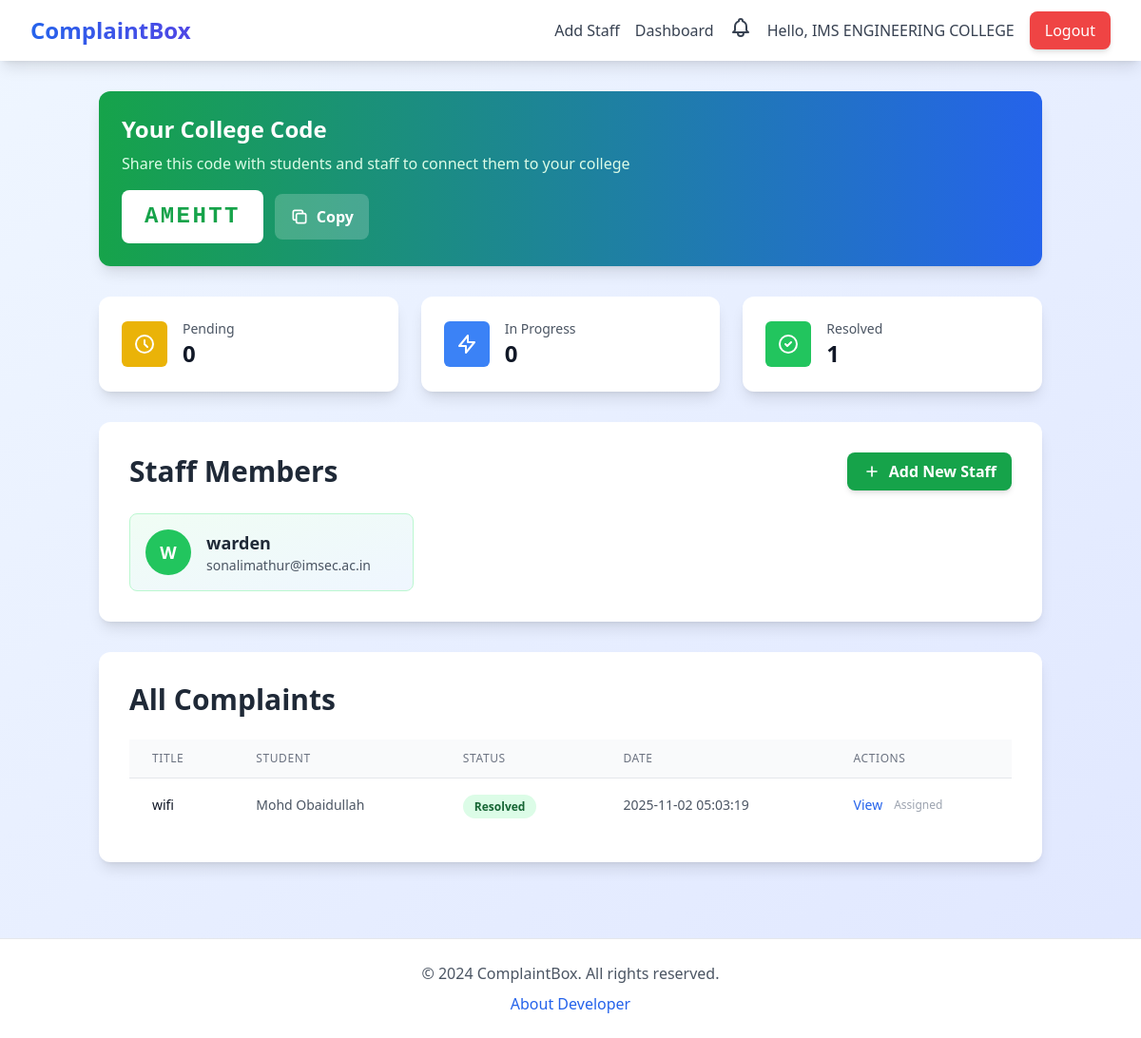
The app's page /college/dashboard (signed in) with its own data.
### tables this page shows
CREATE TABLE colleges (
            id INTEGER PRIMARY KEY AUTOINCREMENT,
            name TEXT NOT NULL,
            email TEXT UNIQUE NOT NULL,
            password TEXT NOT NULL,
            college_code TEXT UNIQUE
        );

CREATE TABLE staff (
            id INTEGER PRIMARY KEY AUTOINCREMENT,
            name TEXT NOT NULL,
            email TEXT UNIQUE NOT NULL,
            password TEXT NOT NULL,
            college_id INTEGER,
            FOREIGN KEY (college_id) REFERENCES colleges(id)
        );

CREATE TABLE complaints (
            id INTEGER PRIMARY KEY AUTOINCREMENT,
            title TEXT NOT NULL,
            description TEXT NOT NULL,
            attachment TEXT,
            status TEXT DEFAULT 'Pending',
            student_id INTEGER,
            staff_id INTEGER,
            college_id INTEGER,
            created_at TIMESTAMP DEFAULT CURRENT_TIMESTAMP,
            FOREIGN KEY (student_id) REFERENCES students(id),
            FOREIGN KEY (staff_id) REFERENCES staff(id),
            FOREIGN KEY (college_id) REFERENCES colleges(id)
        );

CREATE TABLE students (
            id INTEGER PRIMARY KEY AUTOINCREMENT,
            name TEXT NOT NULL,
            email TEXT UNIQUE NOT NULL,
            password TEXT NOT NULL,
            college_code TEXT
        );

### app.py (the view)
@app.route('/college/dashboard')
def college_dashboard():
    if 'user_id' not in session or session['user_type'] != 'college':
        return redirect(url_for('college_login'))
    db = get_db()
    cursor = db.cursor()
    cursor.execute('SELECT college_code FROM colleges WHERE id = ?', (session['user_id'],))
    college_data = cursor.fetchone()
    college_code = college_data['college_code'] if college_data else None
    cursor.execute('SELECT * FROM staff WHERE college_id = ?', (session['user_id'],))
    staff_members = cursor.fetchall()
    if college_code:
        cursor.execute('''
            SELECT c.* FROM complaints c
            JOIN students s ON c.student_id = s.id
            WHERE s.college_code = ?
            ORDER BY c.created_at DESC
        ''', (college_code,))
    else:
        cursor.execute('SELECT * FROM complaints ORDER BY created_at DESC')
    complaints = cursor.fetchall()
    complaints_list = []
    for complaint in complaints:
        complaint_dict = dict(complaint)
        if complaint['student_id']:
            cursor.execute('SELECT name FROM students WHERE id = ?', (complaint['student_id'],))
            student = cursor.fetchone()
            complaint_dict['student_name'] = student['name'] if student else 'Unknown'
        else:
            complaint_dict['student_name'] = 'Unknown'
        complaints_list.append(complaint_dict)
    db.close()
    return render_template('college_dashboard.html', complaints=complaints_list, staff_members=staff_members, college_code=college_code)

### app.py (called while the page is built)
def get_db():
    conn = sqlite3.connect('database.db', timeout=30.0)
    conn.row_factory = sqlite3.Row
    return conn

### templates/college_dashboard.html (shortened to what this page needs)
{% extends "base.html" %}
{% block content %}
<div class="max-w-7xl mx-auto space-y-8">
    {% if college_code %}
    <div class="bg-gradient-to-r from-green-600 to-blue-600 rounded-xl shadow-lg p-6 text-white">
        <div class="flex items-center justify-between">
            <div>
                <h2 class="text-2xl font-bold mb-2">Your College Code</h2>
                <p class="text-green-100 mb-4">Share this code with students and staff to connect them to your college</p>
                <div class="flex items-center space-x-3">
                    <div class="bg-white text-green-600 px-6 py-3 rounded-lg font-mono text-2xl font-bold tracking-widest">
                        {{ college_code }}
                    </div>
                    <button onclick="copyToClipboard('{{ college_code }}')" class="bg-white bg-opacity-20 hover:bg-opacity-30 px-4 py-3 rounded-lg font-semibold transition-all flex items-center">
                        <svg class="w-5 h-5 mr-2" fill="none" stroke="currentColor" viewBox="0 0 24 24">
                            <path stroke-linecap="round" stroke-linejoin="round" stroke-width="2" d="M8 16H6a2 2 0 01-2-2V6a2 2 0 012-2h8a2 2 0 012 2v2m-6 12h8a2 2 0 002-2v-8a2 2 0 00-2-2h-8a2 2 0 00-2 2v8a2 2 0 002 2z"></path>
                        </svg>
                        Copy
                    </button>
                </div>
            </div>
        </div>
    </div>
    {% endif %}
    <div class="grid grid-cols-1 md:grid-cols-3 gap-6">
        <div class="bg-white rounded-xl shadow-lg p-6">
            <div class="flex items-center">
                <div class="flex-shrink-0">
                    <div class="flex items-center justify-center h-12 w-12 rounded-md bg-yellow-500 text-white">
                        <svg class="w-6 h-6" fill="none" stroke="currentColor" viewBox="0 0 24 24">
                            <path stroke-linecap="round" stroke-linejoin="round" stroke-width="2" d="M12 8v4l3 3m6-3a9 9 0 11-18 0 9 9 0 0118 0z"></path>
                        </svg>
                    </div>
                </div>
                <div class="ml-4">
                    <p class="text-sm font-medium text-gray-600">Pending</p>
                    <p class="text-2xl font-semibold text-gray-900">{{ complaints|selectattr('status', 'equalto', 'Pending')|list|length }}</p>
                </div>
            </div>
        </div>
        <div class="bg-white rounded-xl shadow-lg p-6">
            <div class="flex items-center">
                <div class="flex-shrink-0">
                    <div class="flex items-center justify-center h-12 w-12 rounded-md bg-blue-500 text-white">
                        <svg class="w-6 h-6" fill="none" stroke="currentColor" viewBox="0 0 24 24">
                            <path stroke-linecap="round" stroke-linejoin="round" stroke-width="2" d="M13 10V3L4 14h7v7l9-11h-7z"></path>
                        </svg>
                    </div>
                </div>
                <div class="ml-4">
                    <p class="text-sm font-medium text-gray-600">In Progress</p>
                    <p class="text-2xl font-semibold text-gray-900">{{ complaints|selectattr('status', 'equalto', 'In Progress')|list|length }}</p>
                </div>
            </div>
        </div>
        <div class="bg-white rounded-xl shadow-lg p-6">
            <div class="flex items-center">
                <div class="flex-shrink-0">
                    <div class="flex items-center justify-center h-12 w-12 rounded-md bg-green-500 text-white">
                        <svg class="w-6 h-6" fill="none" stroke="currentColor" viewBox="0 0 24 24">
                            <path stroke-linecap="round" stroke-linejoin="round" stroke-width="2" d="M9 12l2 2 4-4m6 2a9 9 0 11-18 0 9 9 0 0118 0z"></path>
                        </svg>
                    </div>
                </div>
                <div class="ml-4">
                    <p class="text-sm font-medium text-gray-600">Resolved</p>
                    <p class="text-2xl font-semibold text-gray-900">{{ complaints|selectattr('status', 'equalto', 'Resolved')|list|length }}</p>
                </div>
            </div>
        </div>
    </div>
    <div class="bg-white rounded-xl shadow-lg p-8">
        <div class="flex justify-between items-center mb-6">
            <h2 class="text-3xl font-bold text-gray-800">Staff Members</h2>
            <a href="{{ url_for('add_staff') }}" class="bg-green-600 hover:bg-green-700 text-white px-4 py-2 rounded-lg font-semibold transition-all shadow-md hover:shadow-lg flex items-center">
                <svg class="w-5 h-5 mr-2" fill="none" stroke="currentColor" viewBox="0 0 24 24">
                    <path stroke-linecap="round" stroke-linejoin="round" stroke-width="2" d="M12 6v6m0 0v6m0-6h6m-6 0H6"></path>
                </svg>
                Add New Staff
            </a>
        </div>
        {% if staff_members %}
        <div class="grid grid-cols-1 md:grid-cols-2 lg:grid-cols-3 gap-4">
            {% for staff in staff_members %}
            <div class="bg-gradient-to-br from-green-50 to-blue-50 rounded-lg p-4 border border-green-200 hover:shadow-md transition-all">
                <div class="flex items-center">
                    <div class="flex-shrink-0">
                        <div class="flex items-center justify-center h-12 w-12 rounded-full bg-green-500 text-white font-bold text-lg">
                            {{ staff['name'][0].upper() }}
                        </div>
                    </div>
                    <div class="ml-4 flex-1">
                        <h3 class="text-lg font-semibold text-gray-800">{{ staff['name'] }}</h3>
                        <p class="text-sm text-gray-600">{{ staff['email'] }}</p>
                    </div>
                </div>
            </div>
            {% endfor %}
        </div>
        {% endif %}
    </div>
    <div class="bg-white rounded-xl shadow-lg p-8">
        <h2 class="text-3xl font-bold text-gray-800 mb-6">All Complaints</h2>
        {% if complaints %}
        <div class="overflow-x-auto">
            <table class="min-w-full divide-y divide-gray-200">
                <thead class="bg-gray-50">
                    <tr>
                        <th class="px-6 py-3 text-left text-xs font-medium text-gray-500 uppercase tracking-wider">Title</th>
                        <th class="px-6 py-3 text-left text-xs font-medium text-gray-500 uppercase tracking-wider">Student</th>
                        <th class="px-6 py-3 text-left text-xs font-medium text-gray-500 uppercase tracking-wider">Status</th>
                        <th class="px-6 py-3 text-left text-xs font-medium text-gray-500 uppercase tracking-wider">Date</th>
                        <th class="px-6 py-3 text-left text-xs font-medium text-gray-500 uppercase tracking-wider">Actions</th>
                    </tr>
                </thead>
                <tbody class="bg-white divide-y divide-gray-200">
                    {% for complaint in complaints %}
                    <tr class="hover:bg-gray-50 transition-colors">
                        <td class="px-6 py-4 whitespace-nowrap">
                            <div class="text-sm font-medium text-gray-900">{{ complaint['title'] }}</div>
                        </td>
                        <td class="px-6 py-4 whitespace-nowrap">
                            <div class="text-sm text-gray-600">{{ complaint.get('student_name', 'N/A') }}</div>
                        </td>
                        <td class="px-6 py-4 whitespace-nowrap">
                            {% if complaint['status'] == 'Pending' %}
                                <span class="px-3 py-1 text-xs font-semibold rounded-full bg-yellow-100 text-yellow-800">Pending</span>
                            {% elif complaint['status'] == 'In Progress' %}
                                <span class="px-3 py-1 text-xs font-semibold rounded-full bg-blue-100 text-blue-800">In Progress</span>
                            {% elif complaint['status'] == 'Resolved' %}
                                <span class="px-3 py-1 text-xs font-semibold rounded-full bg-green-100 text-green-800">Resolved</span>
                            {% endif %}
                        </td>
                        <td class="px-6 py-4 whitespace-nowrap text-sm text-gray-600">
                            {{ complaint['created_at'] }}
                        </td>
                        <td class="px-6 py-4 whitespace-nowrap text-sm font-medium">
                            <div class="flex items-center space-x-3">
                                <a href="{{ url_for('view_complaint', complaint_id=complaint['id']) }}" class="text-blue-600 hover:text-blue-900">View</a>
                                {% if complaint['status'] == 'Pending' %}
                                <select class="text-sm border-gray-300 rounded-md focus:ring-blue-500 focus:border-blue-500 staff-select" data-complaint-id="{{ complaint['id'] }}">
                                    <option value="">Assign Staff</option>
                                    {% for staff in staff_members %}
                                    <option value="{{ staff['id'] }}">{{ staff['name'] }}</option>
                                    {% endfor %}
                                </select>
                                {% else %}
                                <span class="text-gray-400 text-xs">Assigned</span>
                                {% endif %}
                            </div>
                        </td>
                    </tr>
                    {% endfor %}
                </tbody>
            </table>
        </div>
        {% else %}
        <div class="text-center py-12">
            <p class="text-gray-500">No complaints yet.</p>
        </div>
        {% endif %}
    </div>
</div>
{% endblock %}

### templates/base.html (shortened to what this page needs)
<!DOCTYPE html>
<html lang="en">
<head>
    <script src="https://cdn.tailwindcss.com"></script>
    <link rel="stylesheet" href="{{ url_for('static', filename='css/styles.css') }}">
</head>
<body class="bg-gradient-to-br from-blue-50 to-indigo-100 min-h-screen">
    <nav class="bg-white shadow-lg">
        <div class="max-w-7xl mx-auto px-4 sm:px-6 lg:px-8">
            <div class="flex justify-between items-center h-16">
                <div class="flex items-center">
                    <a href="{{ url_for('index') }}" class="text-2xl font-bold bg-gradient-to-r from-blue-600 to-indigo-600 bg-clip-text text-transparent">
                    </a>
                </div>
                {% if session.user_id %}
                <div class="hidden md:flex items-center space-x-4">
                    {% if session.user_type == 'student' %}
                        <a href="{{ url_for('complaint_new') }}" class="text-gray-700 hover:text-blue-600 font-medium transition-colors">New Complaint</a>
                        <a href="{{ url_for('student_dashboard') }}" class="text-gray-700 hover:text-blue-600 font-medium transition-colors">Dashboard</a>
                    {% elif session.user_type == 'college' %}
                        <a href="{{ url_for('add_staff') }}" class="text-gray-700 hover:text-blue-600 font-medium transition-colors">Add Staff</a>
                        <a href="{{ url_for('college_dashboard') }}" class="text-gray-700 hover:text-blue-600 font-medium transition-colors">Dashboard</a>
                    {% elif session.user_type == 'staff' %}
                        <a href="{{ url_for('staff_dashboard') }}" class="text-gray-700 hover:text-blue-600 font-medium transition-colors">Dashboard</a>
                    {% endif %}
                    <div class="relative notification-dropdown">
                        <button id="notificationBtn" class="relative text-gray-700 hover:text-blue-600 transition-colors">
                        </button>
                    </div>
                    <span class="text-gray-700 font-medium">Hello, {{ session.user_name }}</span>
                    <a href="{{ url_for('logout') }}" class="bg-red-500 hover:bg-red-600 text-white px-4 py-2 rounded-lg font-medium transition-all shadow-md hover:shadow-lg">
                        Logout
                    </a>
                </div>
                {% endif %}
            </div>
        </div>
    </nav>
    <main class="container mx-auto px-4 py-8">
        {% block content %}{% endblock %}
    </main>
    <footer class="bg-white border-t border-gray-200 mt-12">
        <div class="max-w-7xl mx-auto px-4 sm:px-6 lg:px-8 py-6">
            <div class="text-center text-gray-600">
                <p>&copy; 2024 ComplaintBox. All rights reserved.</p>
                <p class="mt-2">
                    <a href="{{ url_for('about') }}" class="text-blue-600 hover:text-blue-700 font-medium">About Developer</a>
                </p>
            </div>
        </div>
    </footer>
</body>
</html>

### static/css/styles.css (style rules this page uses)
.notification-dropdown { position: relative; }
html { scroll-behavior: smooth; }
button, .btn { transition: all 0.3s ease; }

### records on screen
colleges: user_name "IMS ENGINEERING COLLEGE", college_code "AMEHTT"
staff: name "W", name "warden", email "sonalimathur@imsec.ac.in"
complaints: title "wifi", created_at "2025-11-02 05:03:19"
students: get "Mohd Obaidullah"

### other values on screen
{{ complaints|selectattr('status', 'equalto', 'Pending')|list|length }} "0"
{{ complaints|selectattr('status', 'equalto', 'In Progress')|list|length }} "0"
{{ complaints|selectattr('status', 'equalto', 'Resolved')|list|length }} "1"
